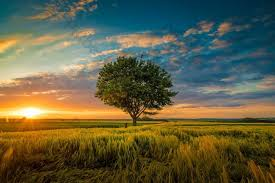
#> input picture image.jpg, 275 x 183 px
$ python project.py   (older library calls are emulated)
#> lines starting #> are read from the running program, lines starting #| are printed output that depends on the picture
import cv2
import numpy as np
from scipy import stats

img_color = cv2.imread("image.jpg")
#> img_color is the input picture: shape (183, 275, 3); mean B, G, R 68.2, 95.1, 97
img_gray = cv2.imread("image.jpg", 0)
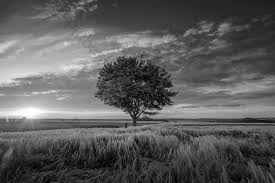
#> img_gray: shape (183, 275); min 0, max 255, mean 92.5

# =========================
# Task 1 : Point Operations
# =========================
def addition(img, value):
#> called with value = 50
    return cv2.add(img, np.ones(img.shape, dtype=np.uint8) * value)

def subtraction(img, value):
#> called with value = 50
    return cv2.subtract(img, np.ones(img.shape, dtype=np.uint8) * value)

def division(img, value):
#> called with value = 2
    return np.clip(img / value, 0, 255).astype(np.uint8)

def complement(img):
    return 255 - img

# =========================
# Task 4 : Neighborhood Processing
# =========================
def average_filter(img):
    return cv2.blur(img, (3,3))
#> returned value: shape (183, 275)

def laplacian_filter(img):
    lap = cv2.Laplacian(img, cv2.CV_64F)
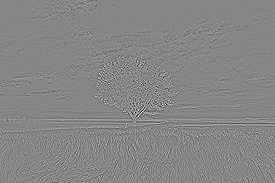
#> lap: shape (183, 275) float64; min -410, max 370, mean 0; drawn with min black and max white
    return np.uint8(np.absolute(lap))
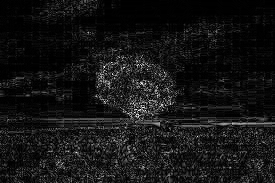
#> returned value: shape (183, 275); min 0, max 254, mean 20.6

def max_filter(img):
    return cv2.dilate(img, np.ones((3,3), np.uint8))
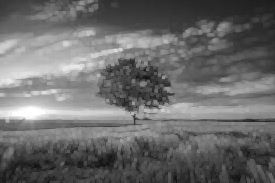
#> returned value: shape (183, 275); min 13, max 255, mean 106.6

def min_filter(img):
    return cv2.erode(img, np.ones((3,3), np.uint8))
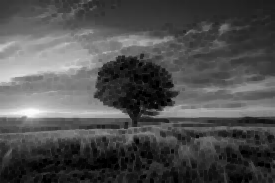
#> returned value: shape (183, 275); min 0, max 252, mean 78.8

def median_filter(img):
    return cv2.medianBlur(img, 3)

def mode_filter(image):
    padded = np.pad(image, 1, mode='edge')
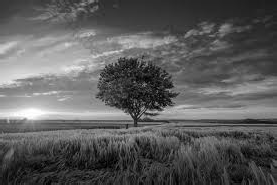
#> padded: shape (185, 277); min 0, max 255, mean 92
    result = np.zeros_like(image)

    for i in range(image.shape[0]):
        for j in range(image.shape[1]):
            window = padded[i:i+3, j:j+3].flatten()
            mode_value = stats.mode(window, keepdims=True).mode[0]
            result[i, j] = mode_value
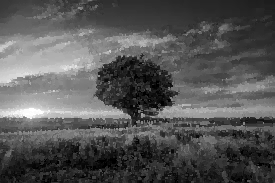
#> result: shape (183, 275); min 0, max 255, mean 85.5

    return result


# Point Operations Results
added_image = addition(img_color, 50)
subtracted_image = subtraction(img_color, 50)
divided_image = division(img_color, 2)
complement_image = complement(img_color)

# Neighborhood Processing Results
average_filtered_image = average_filter(img_gray)
laplacian_filtered_image = laplacian_filter(img_gray)
maximum_filtered_image = max_filter(img_gray)
minimum_filtered_image = min_filter(img_gray)
median_filtered_image = median_filter(img_gray)
mode_filtered_image = mode_filter(img_gray)
